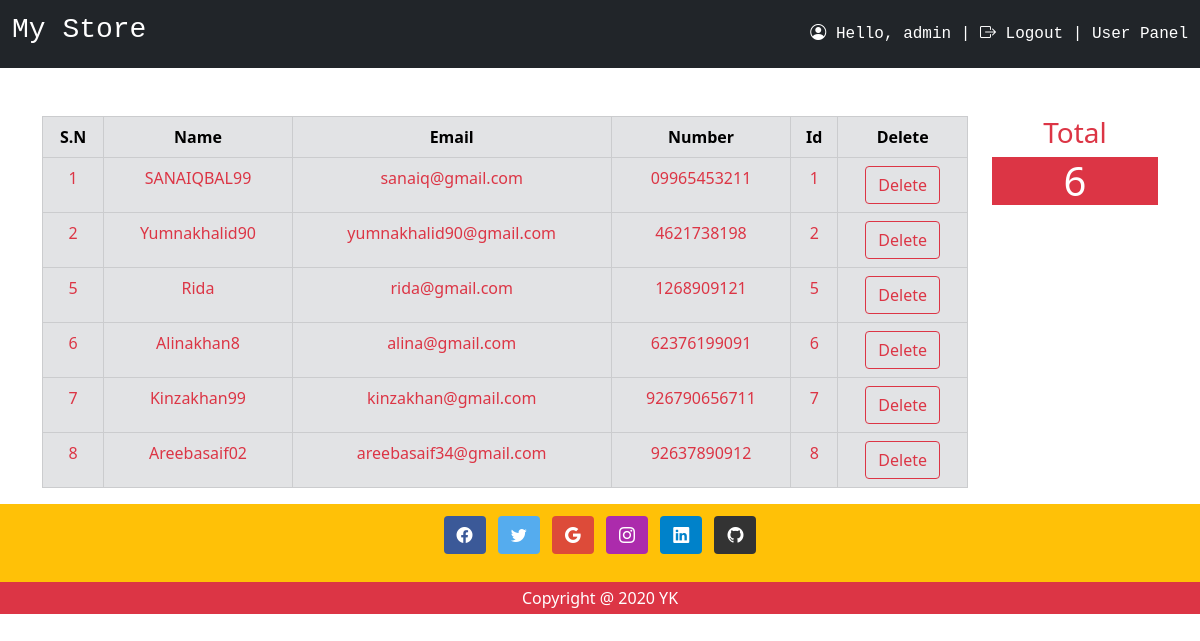
Page /admin/user.php (signed in) on the committed database.
### tables this page shows
CREATE TABLE `tbl_user` (
  `Id` int(11) NOT NULL,
  `username` varchar(200) NOT NULL,
  `email` varchar(200) NOT NULL,
  `number` varchar(200) NOT NULL,
  `password` varchar(250) NOT NULL
);

### admin/user.php (the view, shortened to what this page needs)
<!DOCTYPE html>
<html lang="en">
<head>
  <link rel="stylesheet" href="https://stackpath.bootstrapcdn.com/bootstrap/5.0.0-alpha1/css/bootstrap.min.css">
</head>
<body>
<nav class="navbar navbar-light bg-dark">
  <div class="container-fluid font-monospace text-white">
    <a class="navbar-brand text-white"><h3>My Store</h3></a>
  <span>
  <i class="bi bi-person-circle"></i>
  Hello, <?php   echo $_SESSION['admin']; ?> |
  <i class="bi bi-box-arrow-right"></i>
  <a href="./logout.php" class= "text-decoration-none text-white ">Logout </a>  |
  <a href="" class= "text-decoration-none text-white ">User Panel </a>
  </div>
</nav>
<?php
$con = mysqli_connect('localhost', 'root','','ecommerce');
$Record = mysqli_query($con, "SELECT * FROM `tbl_user`");
$row_count = mysqli_num_rows($Record);
?>
<div class="container mt-5">
<div class="row">
<div class="col-md-10">
<table class="table table-secondary table-bordered">
    <thead class= "text-center">
        <th>S.N</th>
        <th>Name</th>
        <th>Email</th>
        <th>Number</th>
        <th>Id</th>
        <th>Delete</th>
</thead>
  <tbody class= "text-center text-danger m-auto">
   <?php
   while($row = mysqli_fetch_array($Record)){
    echo "
    <tr>
    <td>$row[Id]</td>
    <td>$row[username]</td>
    <td>$row[email]</td>
    <td>$row[number]</td>
    <td>$row[Id]</td>
    <td><a href = 'deleteuser.php? Id= $row[Id]' class = 'btn btn-outline-danger'>Delete</a></td>
    </tr>
    ";
   }
   ?>
</tbody>
</table>
</div>
<div class ="col-md-2 pr-5 text-center">
<h3 class ="text-danger text-Red">Total</h3>
<h1 class = "bg-danger text-white text-center"><?php echo $row_count; ?></h1>
</div>
  </div>
  </div>
<?php
include 'footer.php';
?>
</body>
</html>

### rows in the picture
tbl_user: Id "1", username "SANAIQBAL99", email "sanaiq@gmail.com", number "09965453211"
tbl_user: Id "2", username "Yumnakhalid90", email "yumnakhalid90@gmail.com", number "4621738198"
tbl_user: Id "5", username "Rida", email "rida@gmail.com", number "1268909121"
tbl_user: Id "6", username "Alinakhan8", email "alina@gmail.com", number "62376199091"
tbl_user: Id "7", username "Kinzakhan99", email "kinzakhan@gmail.com", number "926790656711"
tbl_user: Id "8", username "Areebasaif02", email "areebasaif34@gmail.com", number "92637890912"

### other values in the picture
$_SESSION['admin'] "admin"
$row_count "6"
